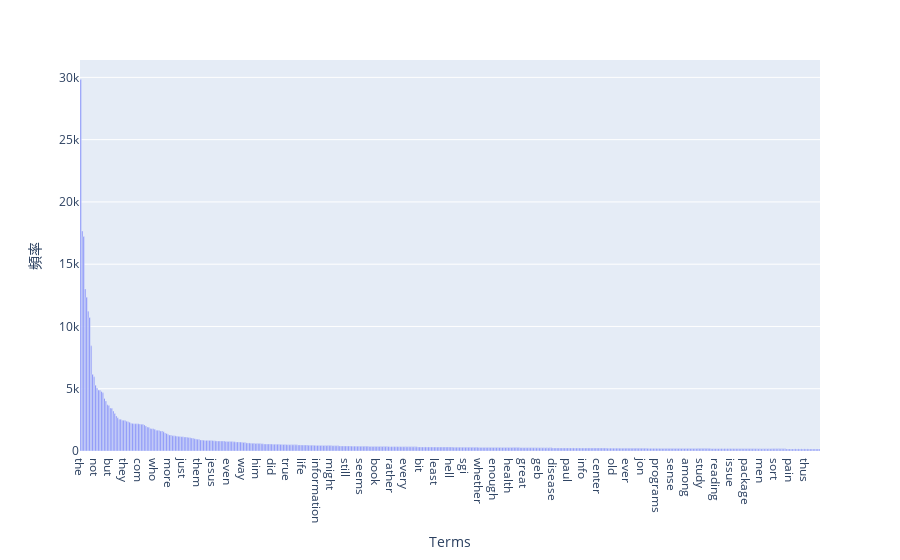

The code cell stored with this chart in its notebook:
### Markdown cell above
## Exercise 15 (take home)
Additionally, you can attempt to sort the terms on the `x-axis` by frequency instead of in alphabetical order. This way the visualization is more meaninfgul and you will be able to observe the so called [long tail](https://en.wikipedia.org/wiki/Long_tail) (get familiar with this term since it will appear a lot in data mining and other statistics courses). see picture below

![alt txt](https://upload.wikimedia.org/wikipedia/commons/thumb/8/8a/Long_tail.svg/1000px-Long_tail.svg.png)

### Code cell
#計算前500詞頻
f = pd.DataFrame(count_vect.get_feature_names(), columns= ['terms'])
f['frequency'] = term_frequencies
f = f.sort_values(by=['frequency'], ascending=False)  # 排序
fig = px.bar(f[:50], x=f['terms'][:500], y=f['frequency'][:500], labels = {'x':'Terms', 'y':'頻率'})

fig.show()

### Figure 1 — Plotly figure (JSON) as saved in the notebook; plotly's stock layout.template omitted (floating-point values rounded to 4 significant figures; data arrays with more than 128 entries replaced by an {"elided": "..."} marker saying what was removed)
{"data": [{"alignmentgroup": "True", "hovertemplate": "Terms=%{x}<br>頻率=%{y}<extra></extra>", "legendgroup": "", "marker": {"color": "#636efa", "pattern": {"shape": ""}}, "name": "", "offsetgroup": "", "orientation": "v", "showlegend": false, "textposition": "auto", "type": "bar", "x": {"elided": "500 str values"}, "xaxis": "x", "y": {"elided": "500 int values"}, "yaxis": "y"}], "layout": {"barmode": "relative", "legend": {"tracegroupgap": 0}, "margin": {"t": 60}, "xaxis": {"anchor": "y", "domain": [0, 1], "title": {"text": "Terms"}}, "yaxis": {"anchor": "x", "domain": [0, 1], "title": {"text": "頻率"}}}}
